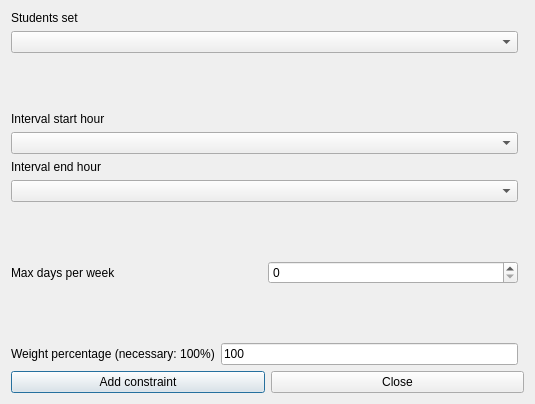
<?xml version="1.0" encoding="UTF-8"?>
<ui version="4.0">
 <class>AddConstraintStudentsSetAfternoonIntervalMaxDaysPerWeekForm_template</class>
 <widget class="QDialog" name="AddConstraintStudentsSetAfternoonIntervalMaxDaysPerWeekForm_template">
  <property name="geometry">
   <rect>
    <x>0</x>
    <y>0</y>
    <width>535</width>
    <height>404</height>
   </rect>
  </property>
  <property name="windowTitle">
   <string extracomment="This is the title of the dialog to add a new constraint of this type">Add students set afternoon interval max days per week</string>
  </property>
  <layout class="QGridLayout">
   <item row="0" column="0">
    <layout class="QVBoxLayout">
     <item>
      <widget class="QLabel" name="studentsTextLabel">
       <property name="frameShape">
        <enum>QFrame::NoFrame</enum>
       </property>
       <property name="frameShadow">
        <enum>QFrame::Plain</enum>
       </property>
       <property name="text">
        <string>Students set</string>
       </property>
       <property name="wordWrap">
        <bool>false</bool>
       </property>
      </widget>
     </item>
     <item>
      <widget class="QComboBox" name="studentsComboBox">
       <property name="editable">
        <bool>false</bool>
       </property>
       <property name="insertPolicy">
        <enum>QComboBox::NoInsert</enum>
       </property>
       <property name="duplicatesEnabled">
        <bool>false</bool>
       </property>
      </widget>
     </item>
    </layout>
   </item>
   <item row="8" column="0" colspan="2">
    <layout class="QHBoxLayout">
     <item>
      <widget class="QPushButton" name="addConstraintPushButton">
       <property name="text">
        <string>Add constraint</string>
       </property>
      </widget>
     </item>
     <item>
      <widget class="QPushButton" name="closePushButton">
       <property name="text">
        <string>Close</string>
       </property>
      </widget>
     </item>
    </layout>
   </item>
   <item row="7" column="0">
    <layout class="QHBoxLayout">
     <item>
      <widget class="QLabel" name="weightTextLabel">
       <property name="frameShape">
        <enum>QFrame::NoFrame</enum>
       </property>
       <property name="frameShadow">
        <enum>QFrame::Plain</enum>
       </property>
       <property name="text">
        <string>Weight percentage (necessary: 100%)</string>
       </property>
       <property name="wordWrap">
        <bool>false</bool>
       </property>
      </widget>
     </item>
     <item>
      <widget class="QLineEdit" name="weightLineEdit">
       <property name="text">
        <string notr="true">100</string>
       </property>
      </widget>
     </item>
    </layout>
   </item>
   <item row="6" column="0">
    <spacer name="spacer1">
     <property name="orientation">
      <enum>Qt::Vertical</enum>
     </property>
     <property name="sizeType">
      <enum>QSizePolicy::Expanding</enum>
     </property>
     <property name="sizeHint" stdset="0">
      <size>
       <width>20</width>
       <height>31</height>
      </size>
     </property>
    </spacer>
   </item>
   <item row="5" column="0">
    <layout class="QHBoxLayout">
     <item>
      <widget class="QLabel" name="maxDaysTextLabel">
       <property name="frameShape">
        <enum>QFrame::NoFrame</enum>
       </property>
       <property name="frameShadow">
        <enum>QFrame::Plain</enum>
       </property>
       <property name="text">
        <string>Max days per week</string>
       </property>
       <property name="wordWrap">
        <bool>false</bool>
       </property>
      </widget>
     </item>
     <item>
      <widget class="QSpinBox" name="maxDaysSpinBox"/>
     </item>
    </layout>
   </item>
   <item row="4" column="0">
    <spacer name="spacer1_2">
     <property name="orientation">
      <enum>Qt::Vertical</enum>
     </property>
     <property name="sizeType">
      <enum>QSizePolicy::Expanding</enum>
     </property>
     <property name="sizeHint" stdset="0">
      <size>
       <width>20</width>
       <height>31</height>
      </size>
     </property>
    </spacer>
   </item>
   <item row="3" column="0">
    <layout class="QVBoxLayout">
     <item>
      <widget class="QLabel" name="endTextLabel">
       <property name="frameShape">
        <enum>QFrame::NoFrame</enum>
       </property>
       <property name="frameShadow">
        <enum>QFrame::Plain</enum>
       </property>
       <property name="text">
        <string>Interval end hour</string>
       </property>
       <property name="wordWrap">
        <bool>false</bool>
       </property>
      </widget>
     </item>
     <item>
      <widget class="QComboBox" name="endHourComboBox">
       <property name="editable">
        <bool>false</bool>
       </property>
       <property name="insertPolicy">
        <enum>QComboBox::NoInsert</enum>
       </property>
       <property name="duplicatesEnabled">
        <bool>false</bool>
       </property>
      </widget>
     </item>
    </layout>
   </item>
   <item row="2" column="0">
    <layout class="QVBoxLayout">
     <item>
      <widget class="QLabel" name="startTextLabel">
       <property name="frameShape">
        <enum>QFrame::NoFrame</enum>
       </property>
       <property name="frameShadow">
        <enum>QFrame::Plain</enum>
       </property>
       <property name="text">
        <string>Interval start hour</string>
       </property>
       <property name="wordWrap">
        <bool>false</bool>
       </property>
      </widget>
     </item>
     <item>
      <widget class="QComboBox" name="startHourComboBox">
       <property name="editable">
        <bool>false</bool>
       </property>
       <property name="insertPolicy">
        <enum>QComboBox::NoInsert</enum>
       </property>
       <property name="duplicatesEnabled">
        <bool>false</bool>
       </property>
      </widget>
     </item>
    </layout>
   </item>
   <item row="1" column="0">
    <spacer name="spacer1_3">
     <property name="orientation">
      <enum>Qt::Vertical</enum>
     </property>
     <property name="sizeType">
      <enum>QSizePolicy::Expanding</enum>
     </property>
     <property name="sizeHint" stdset="0">
      <size>
       <width>20</width>
       <height>31</height>
      </size>
     </property>
    </spacer>
   </item>
  </layout>
 </widget>
 <layoutdefault spacing="6" margin="11"/>
 <resources/>
 <connections/>
</ui>
